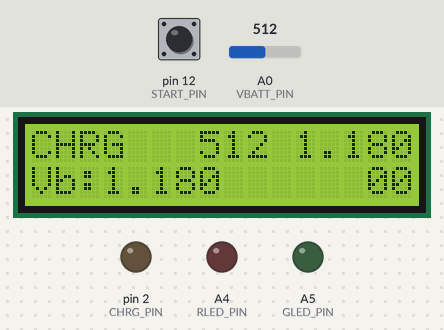
A sketch run on a simulated Arduino Uno, built with avr-gcc and run on an emulated ATmega328P. On the bench: 16×2 character LCD, output pins drawn as LEDs (lit = HIGH). Dashed ring = blinking. The test bench sets the inputs (shaded band); at power-on: A0 (VBATT_PIN) = 512, pin 12 (START_PIN) HIGH. What the sketch prints to the serial monitor is not drawn.

Above: at 1.2 s.
1.3 s: A0 (VBATT_PIN) set to 634
At 2.7 s:
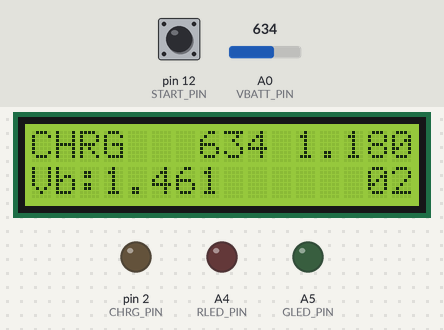
3.8 s: A0 (VBATT_PIN) set to 660
At 4.9 s:
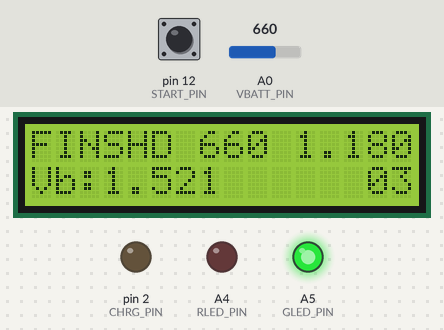
5.5 s: A0 (VBATT_PIN) set to 716
At 6.8 s:
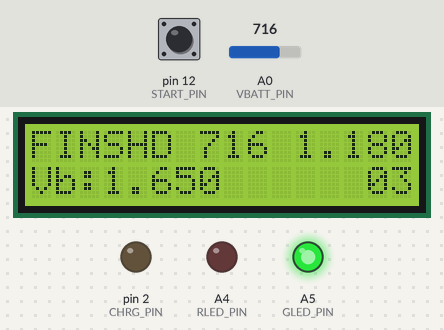
7.1 s: pin 12 (START_PIN) pulled LOW for 0.3 s
At 9.1 s:
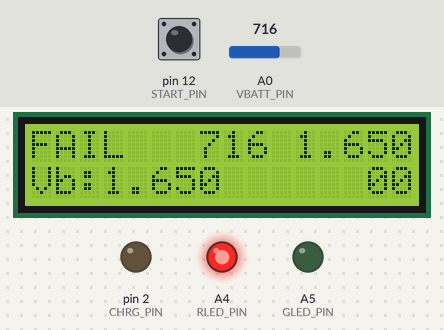
9.4 s: pin 12 (START_PIN) pulled LOW for 1 s
At 9.56 s:
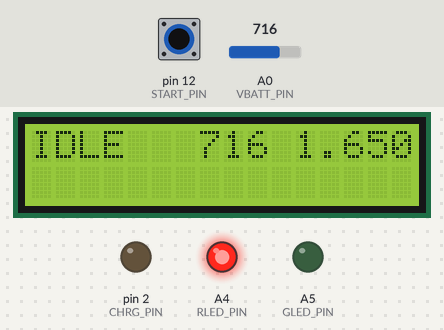
11.9 s: pin 12 (START_PIN) pulled LOW for 3.2 s
At 12.36 s:
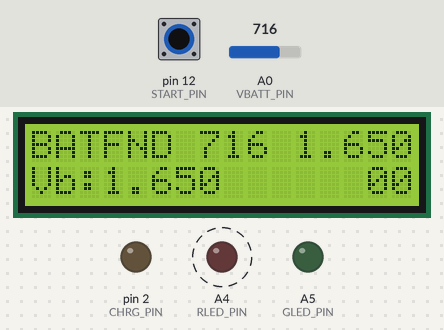
Timing chart, 0 to 17.3 s (numbered marks = the images above; inputs shaded):
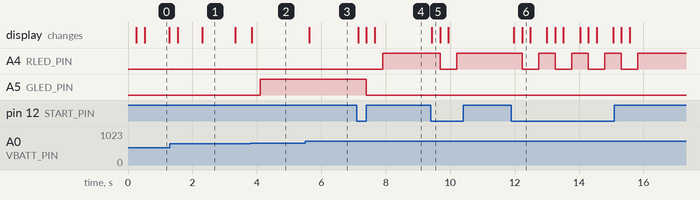

Measured:
- the behaviour switches between 650 and 651 on A0 (VBATT_PIN) (found by bisection; images 1 and 2)
- after the input at 3.8 s, A5 (GLED_PIN): LOW → HIGH after 0.30 s; the display: changes after 0.05 s (image 2)
- after the input at 5.5 s, the display: changes after 0.12 s (image 3)
- after the input at 7.1 s, A4 (RLED_PIN): LOW → HIGH after 0.81 s; A5 (GLED_PIN): HIGH → LOW after 0.30 s; the display: first changes at once (image 4 shows a later state)
- after the input at 9.4 s, A4 (RLED_PIN): HIGH → LOW after 0.29 s, → HIGH 0.51 s later; the display: changes at once (image 5)
- after the input at 11.9 s, A4 (RLED_PIN): alternates HIGH for 0.51 s and LOW for 0.51 s, 8 changes in all, then stays HIGH, starting after 0.33 s; the display: first changes after 0.08 s (image 6 shows a later state)
- what the display in image 0 shows lasts 0.8 s, from 0.5 s to 1.3 s

The sketch:

BatteryCharger.ino
```cpp
// (licence header left out)
#include <SPI.h>
#include <LiquidCrystal.h> // Enhanced for SPI operation.

#define START_PIN 12
#define RLED_PIN A4
#define GLED_PIN A5

#define VBATT_PIN A0
#define CHRG_PIN 2
#define HIGH_PIN 3
#define SPI_SS_PIN 10

#define CHARGE_ON  pinMode(CHRG_PIN,OUTPUT);digitalWrite(CHRG_PIN,LOW);
#define CHARGE_OFF pinMode(CHRG_PIN,INPUT);
#define HIGH_ON    pinMode(HIGH_PIN,OUTPUT);digitalWrite(HIGH_PIN,LOW);
#define HIGH_OFF   pinMode(HIGH_PIN,INPUT);
#define RLED_ON    digitalWrite(RLED_PIN,HIGH);
#define RLED_OFF   digitalWrite(RLED_PIN,LOW);
#define GLED_ON    digitalWrite(GLED_PIN,HIGH);
#define GLED_OFF   digitalWrite(GLED_PIN,LOW);
#define SPC        Serial.print(' ');

#define VBATMAX 1.60 // Maximum and minimum acceptable battery.
#define VBATMIN 0.75 // voltage to allow charging to start.
#define VREFANA 2.36 // Reference voltage (AREF). Measure this with DMM.
#define CHRG_ms 30000 // Time period of normal charging time (ms).
#define HIGH_ms 30000 // Time period of normal higher power charging time (ms).

#define PREV_ADC 10  // Number of nearly same ADC readings to declare done.

typedef enum { IDLE, BATFND, CHARGE, HIGH_CHARGE, TEST,
               FINISHED, FAIL, WAIT_START } state_t;

enum { BATTFULL, BATTAVGSTABLE, BATTBAD, BATTNORISE };

// Initialize for SPI with sspin, also known as RCLK or LATCH.
// For the lcd other pins are the standard SPI pins.
LiquidCrystal lcd(SPI_SS_PIN);

///////////////////////////////////////////////////
void setup() {

   pinMode(VBATT_PIN,INPUT);
   pinMode(START_PIN,INPUT_PULLUP);

   pinMode(CHRG_PIN,OUTPUT);
   pinMode(HIGH_PIN,OUTPUT);
   pinMode(GLED_PIN,OUTPUT);
   pinMode(RLED_PIN,OUTPUT);

   CHARGE_OFF
   HIGH_OFF
   RLED_OFF
   GLED_OFF
   analogReference(EXTERNAL);

   // set up the LCD's number of columns and rows:
   lcd.begin(16, 2);


   Serial.begin(57600);
   Serial.println("Battery Charger ");
    showStartVolts();
}

///////////////////////////////////////////////////
// Print start volts to LCD & serial(for reference).
void showStartVolts(void) {

  float v = getVana( analogRead(VBATT_PIN) ) ;

  lcd.setCursor(11, 0);
  lcd.print( v,3 );
  Serial.print("\nStart volts: ");
  Serial.println( v,3 );
}

///////////////////////////////////////////////////
void reason(uint8_t c) {
   Serial.print("End reason: ");
   switch(c) {
      case BATTFULL       : Serial.println("Max volts."); break;
      case BATTAVGSTABLE  : Serial.println("No avg change."); break;
      case BATTBAD        : Serial.println("Out of range.");
      case BATTNORISE     : Serial.println("No Hchrg rise.");
   }
}
///////////////////////////////////////////////////
void loop() {
  static uint32_t loop_time = 0;

  if (millis()-loop_time>250) {  // No need execute too fast
     action();
     loop_time = millis();
  }
}

///////////////////////////////////////////////////
float getVana(uint16_t adc) {
    return adc * VREFANA / 1024;
}

///////////////////////////////////////////////////
uint8_t checkBattBad(float Vana) {
   if ( Vana<VBATMIN || Vana>VBATMAX ) return 1;
   return 0;
}

///////////////////////////////////////////////////
uint8_t checkBattFinished(float Vana) {
   if ( Vana>=VBATMAX-0.1 ) return 1;
   return 0;
}

///////////////////////////////////////////////////
void showSerialElapsedTime(uint32_t r_time) {
   Serial.print("Time:");
   Serial.print(r_time/1000/60);
   Serial.println(" mins.");
}

///////////////////////////////////////////////////
void showState(state_t state) {

   // This state has no text, to leave FINISHED or FAIL on LCD.
   if (state == WAIT_START) return;

   // Show current state
   lcd.setCursor(0, 0);
   lcd.print("           "); // 11 chars clear debug area.
   lcd.setCursor(0, 0);
   switch( state) {
     case IDLE : lcd.print("IDLE");break;
     case BATFND : lcd.print("BATFND");break;
     case CHARGE : lcd.print("CHRG");break;
     case HIGH_CHARGE : lcd.print("H-CHRG");break;
     case TEST : lcd.print("TEST");break;
     case FINISHED : lcd.print  ("FINSHD");break;
     case FAIL : lcd.print("FAIL");break;
//     case WAIT_START : lcd.print("WAIT");break;
    default: break;
   }
}

///////////////////////////////////////////////////
void showTime(uint32_t timeVal_ms) { // could use sprinf - this = less memory.
  uint8_t lcdpos;
  uint16_t tmin,tsec;
  uint32_t t;

    t = timeVal_ms;
    tmin = (t/1000/60); // Could use sprintf but smaller code using:

    if (tmin >= 1) { // Print minutes since reset
       lcdpos = 12;
       if (tmin>99) lcdpos = 10;
          else if (tmin>9) lcdpos = 11;
       lcd.setCursor(lcdpos, 1);

       lcd.print(tmin);
       lcd.print(':');
    }

    // Print seconds since reset.
    tsec = (t/1000) % 60;

    lcd.setCursor(14, 1);
    if (tsec<10)
       lcd.print('0');
    lcd.print(tsec);
}

///////////////////////////////////////////////////
// -1 resets the store
//
uint8_t test_avg(uint16_t adc) {
uint8_t i,match,allmatch;
static uint16_t prevADC[PREV_ADC];
uint16_t avg;

   if (adc==-1) {
      for(i=0;i<PREV_ADC;i++) prevADC[i]=0;
      return;
   }

   // Get average value
      avg = 0;
      Serial.print("AVG:");
      for (i=0;i<PREV_ADC;i++) {
         Serial.print(prevADC[i]); SPC;
         avg+=prevADC[i];
      }
      avg += 5;  // =0.5 after division by 10
      avg /=10;
      Serial.print("Avg ");Serial.println(avg);

      // If any are zero then not filled: set avg zero to stop err. match
      for (i=0;i<PREV_ADC;i++) {
          if (prevADC[i]==0) {
             avg = 0;
             Serial.println("Avg zet ZERO");
             break;
          }
      }

      // Check if has not increased over last n readings - if so exit.
      allmatch = 1;

      for (i=0;i<PREV_ADC;i++) {
         match = 0;
         // Detect close matches: lowChrgADC+/-2 (+/-4.88mV)
         if ( avg-1 <= prevADC[i] && prevADC[i] <= avg+1 ) match=1;

         // Here if the value is one of 3: lowChrgADC+/-1, then match is high
         if (!match) { allmatch = 0; break; }
      }

      // Update rolling store. // Array indices 0 ~ (n-1) shift.
      for (i=0;i<PREV_ADC-1;i++) prevADC[i]=prevADC[i+1];
      prevADC[PREV_ADC-1] = adc;

      // allmatch is 1 if all have matched for all elements.
      if (allmatch && avg!=0) { // Zero is a special case.
         reason(BATTAVGSTABLE);
         return 1; // All the same so indicate finished.
      }
      return 0;
}


///////////////////////////////////////////////////
void action(void) {
   static uint32_t s_time = millis();
   static uint32_t r_time = s_time; // Relative, start times.
   static uint32_t timewas = 0, timewas_state=r_time;
   static state_t state = IDLE;
   static uint16_t lowChrgADC=0;
   static uint8_t timer_on=1;
   uint16_t adc=0;
   float Vana;
   static uint8_t done_once = 0;

   if (!done_once) {
      test_avg(-1); // Reset store.
      done_once=1;
   }

   r_time = millis() - s_time; // Use time relative to start
   if (timer_on) showTime(r_time); // Time since start: to LCD.

   adc = analogRead(VBATT_PIN);
   lcd.setCursor(0, 1);
   lcd.print("Vb:");
   lcd.print(Vana=getVana(adc),3);

   switch( state) {

   case IDLE :
       state = BATFND;
       Serial.println("IDLE>BATFND");

       CHARGE_ON   // Start charge to detect battery.
       HIGH_OFF

       RLED_OFF
       GLED_OFF

       showSerialElapsedTime(r_time);

       break;

   case BATFND : // Battery ok?
       Serial.println("BATFND>CHARGE");

       if ( checkBattBad(Vana) ) {
          state = FAIL; // Battery is dead or not present.
          Serial.println("FAIL in BATFND");
       } else if (Vana>=VBATMIN && Vana<=VBATMAX) {
           state = CHARGE;
       }
       break;

   case CHARGE :
      if ( checkBattBad(Vana) )      { reason(BATTBAD) ; state = FAIL; }
      if ( checkBattFinished(Vana) ) { reason(BATTFULL); state = FINISHED; }
      else if (r_time - timewas_state>CHRG_ms) {
         Serial.println("CHARGE>HCHARGE");

         lowChrgADC = adc; // Store value just before high charge time.

         HIGH_ON
         state = HIGH_CHARGE;
         timewas_state = r_time;
      }
      break;

   case HIGH_CHARGE :
      if ( checkBattBad(Vana) )      { reason(BATTBAD) ; state = FAIL; }
      if ( checkBattFinished(Vana) ) { reason(BATTFULL); state = FINISHED; }
      else if ( r_time - timewas_state>HIGH_ms) {
         Serial.println("HCHARGE>TEST");
         state = TEST;
         timewas_state = r_time;
      }
      break;

   case TEST :
      Serial.println("TEST>IDLE/FINISHED");
      Serial.println("Cur adc,lowChrgADC");
      Serial.print(adc);       SPC; Serial.println(getVana(adc),3);
      Serial.print(lowChrgADC);SPC;Serial.println(getVana(lowChrgADC),3);

      if ( adc > (lowChrgADC+4) ) {  // Gone up by > (2.5/1024)*4=9.77mV
         state= IDLE;
      } else { // No rise so batery charge maxed out.
         reason(BATTNORISE);
         state = FINISHED;
      }

      if ( test_avg(lowChrgADC) ) state = FINISHED;

      break;

   case FAIL : // Error condition so stop charging battery.
      Serial.println("FAIL");
      CHARGE_OFF
      HIGH_OFF
      timer_on = 0;
      RLED_ON
      GLED_OFF
      state = WAIT_START;
      break;

   case FINISHED :
      Serial.print("FINISHED:");
      Serial.println(Vana);
      showSerialElapsedTime(r_time);

      CHARGE_OFF
      HIGH_OFF
      RLED_OFF
      GLED_ON
      timer_on = 0;
      state = WAIT_START;
      break;

   case WAIT_START :
      if ( digitalRead(START_PIN)==0) {
         state = IDLE;

         s_time = millis();
         r_time  = millis()-s_time;
         timewas_state = r_time;

         timer_on = 1;
         test_avg(-1); // Reset store.
         lcd.clear();
         showStartVolts();
      }
      break;
   }

   showState(state);

   // Show raw adc value
   lcd.setCursor(7, 0);
   lcd.print(adc);lcd.print(' ');
}
```
